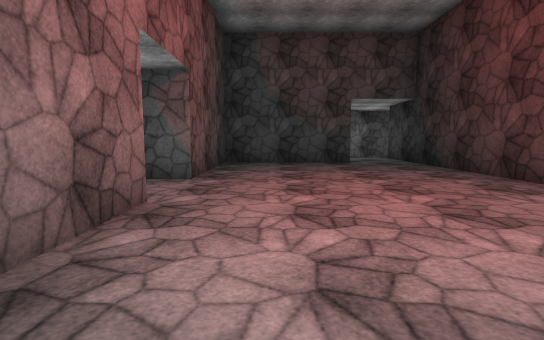
View 1 (above)

16 first-person views from a walk through a scene from a Unity 3-D project. The camera is 1.5 m above the floor, tilts 6° down and sees 85° across. The floor is counted in squares, 2 m on a side. Each view is taken from the middle of a square. On the plan, view 1 faces up. The plan holds only what a view shows up to about 10 squares ahead; the rest is blank. The place goes on beyond the plan. The player is left out. Some animated figures are left out. Surface patterns are stand-ins for the level's own textures.

View 2
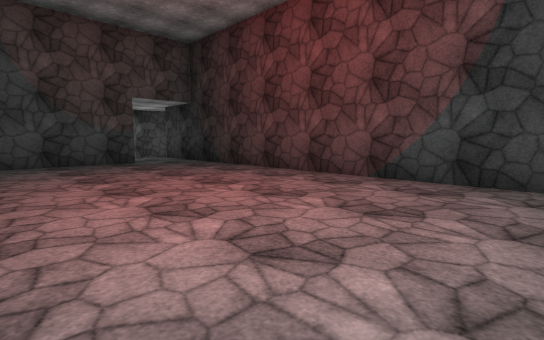

View 3
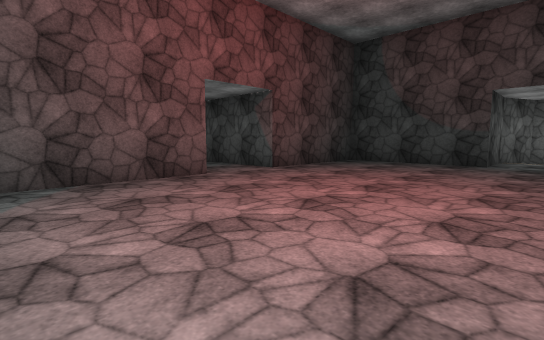

View 4
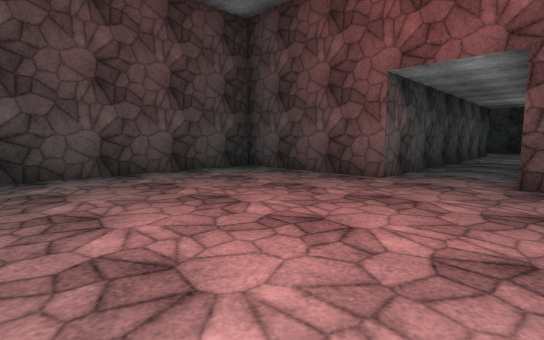

View 5
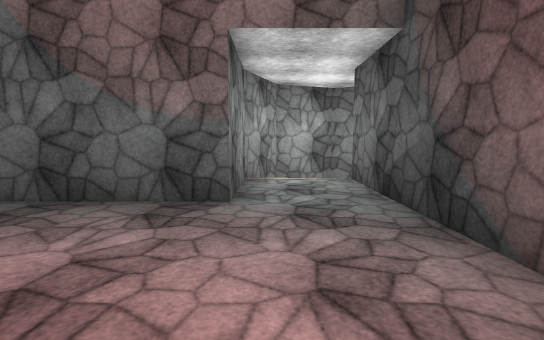

View 6
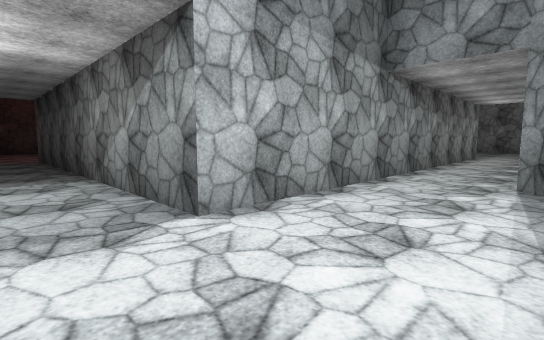

View 7
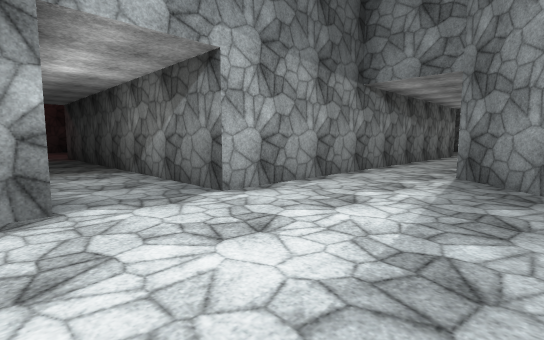

View 8
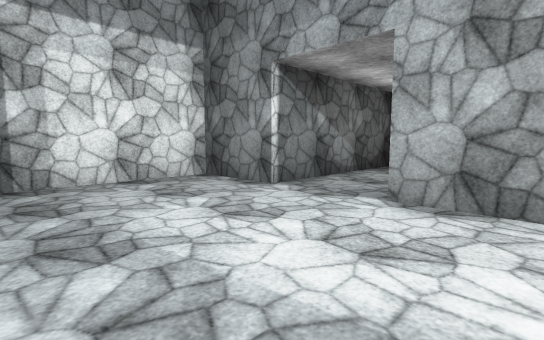

View 9
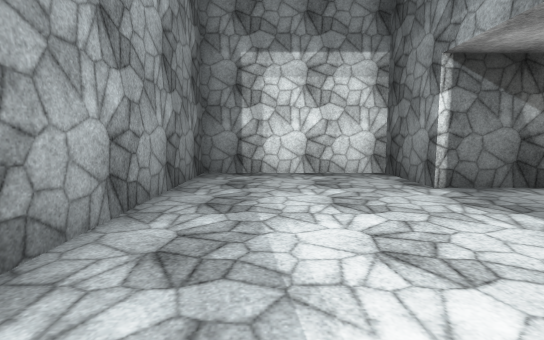

View 10
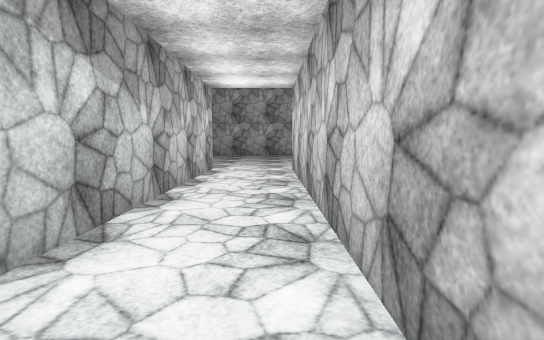

View 11
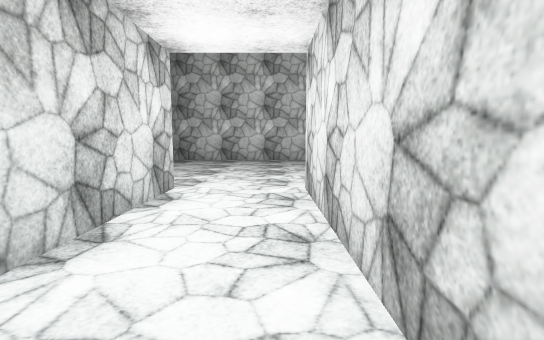

View 12
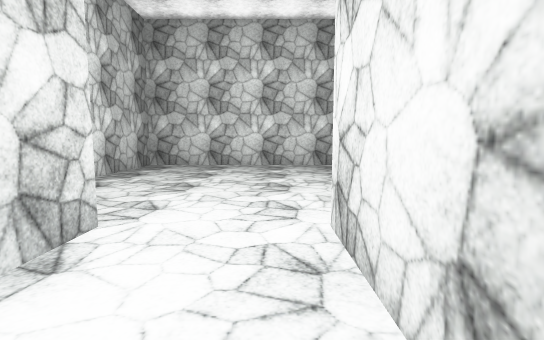

View 13
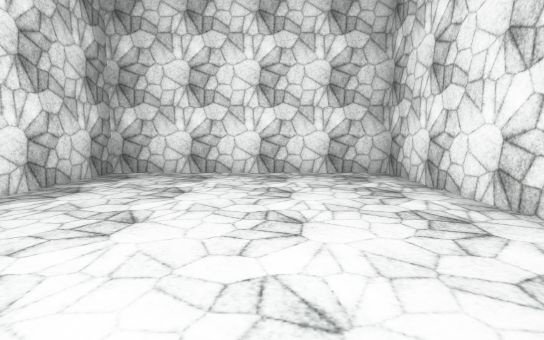

View 14
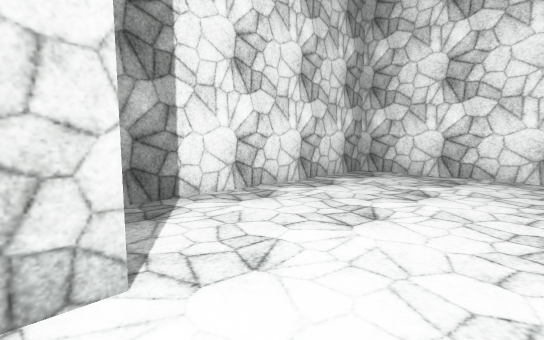

View 15
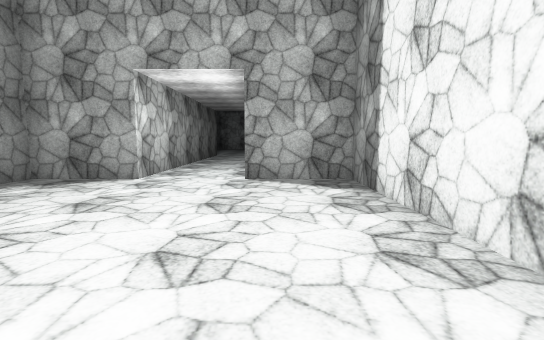

View 16
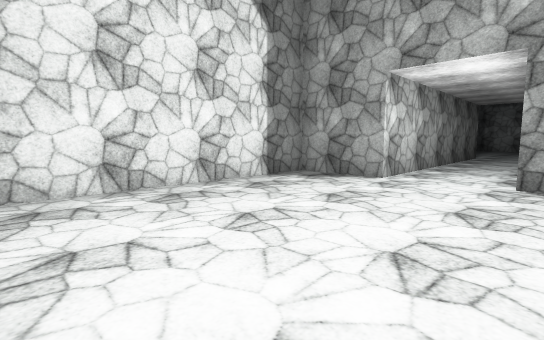

### Floor plan
Ten units are one square. View 1 is at (0, 0); x grows to the right and y downward. Boxes are objects, and circles mark ways between rooms. Rooms are numbered by the first view taken in them; rooms with no view inside come last. Other rooms are left out.
<svg viewBox="-160 -110 210 260">
<path fill="none" stroke="#000" d="M-15 -35 -15 5 38 5M25 -95 -15 -95 -15 -55M45 -1 45 -96M-148 -8 -135 5M-135 15 -135 85M-69 -55 -115 -55 -115 -75 -155 -75 -155 -25M-115 85 -115 -35 -15 -35M-15 -55 -48 -55M-135 85 -155 85 -155 145 -95 145 -95 85 -115 85"/>
<circle cx="-10" cy="-45" r="3" fill="#2a7"/>
<circle cx="-125" cy="80" r="3" fill="#2a7"/>
<text x="10" y="-50">1</text>
<text x="-120" y="-20">2</text>
<text x="-130" y="110">3</text>
</svg>
Room 1 opens to room 2. Room 2 opens to room 3.

Where each view was taken, in squares from view 1:
view 1: 0 up, 0 right, facing up
view 2: 0 up, 1 left, facing up-right
view 3: 0 up, 4 right, facing up-left
view 4: 6 up, 4 right, facing down-left
view 5: 6 up, 3 right, facing up
view 6: 5 up, 14 left, facing down-right
view 7: 6 up, 15 left, facing down-right
view 8: 2 up, 15 left, facing up-right
view 9: 1 up, 14 left, facing up
view 10: 1 down, 13 left, facing down
view 11: 4 down, 13 left, facing down
view 12: 6 down, 13 left, facing down
view 13: 8 down, 13 left, facing down
view 14: 8 down, 13 left, facing down-right
view 15: 14 down, 11 left, facing up
view 16: 14 down, 11 left, facing up-left
